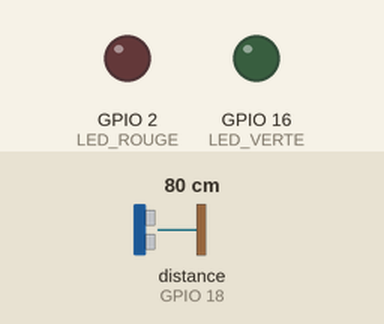
Simulated run of this sketch. Board: ESP32. Parts: output pins drawn as LEDs (lit = HIGH). Wiring (inferred from the names in the program): ultrasonic range finder: trigger GPIO 5; echo GPIO 18. The test bench sets the inputs (shaded band); at power-on: distance to the obstacle (sensor on GPIO 18) 80 cm. The echo pulse lasts 58.3 µs per cm; WiFi joins after 1.5 s; servers stay silent unless stated; uploads are accepted with an empty reply; random numbers use the default seed unless the sketch sets one; no MQTT or app messages arrive unless stated; pins used as bus, display or sensor lines are not drawn; what the sketch prints to the serial monitor is not drawn.

Above: at 2.7 s.
2.8 s: distance to the obstacle (sensor on GPIO 18) set to 23 cm
7.2 s: distance to the obstacle (sensor on GPIO 18) set to 19 cm
At 12.9 s:
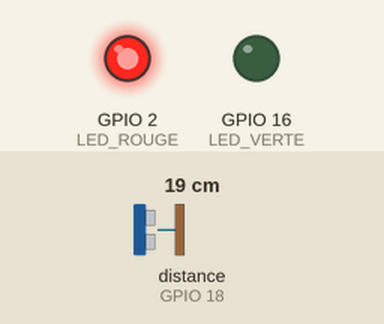
13.3 s: distance to the obstacle (sensor on GPIO 18) set to 35 cm
At 19.1 s:
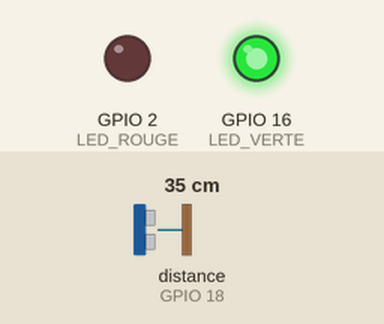
19.4 s: distance to the obstacle (sensor on GPIO 18) set to 18 cm
At 25.5 s:
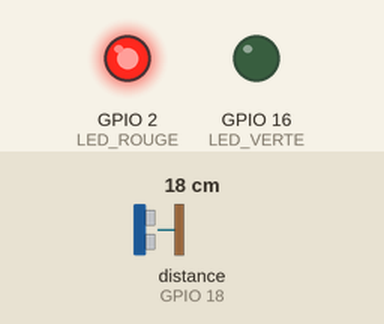
Timing chart, 0 to 26.5 s (numbered marks = the images above; inputs shaded):
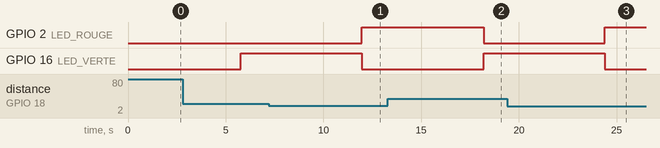

The sketch:

parking_system.ino
```cpp
#include <PubSubClient.h>
#include <WiFi.h>
#include <HTTPClient.h>

// --- Configuration Wi-Fi ---
const char* ssid          = "Orange_wifi_B6F9";
const char* password      = "";

// --- Configuration MQTT ThingsBoard ---
const char* mqtt_server   = "mqtt.thingsboard.cloud";
const char* mqtt_user     = "B8xOnADQmS2LxkBVEg1L";
const char* mqtt_password = "";
const char* mqtt_topic    = "v1/devices/me/telemetry";

// --- Définition des pins ---
#define TRIG_PIN 5
#define ECHO_PIN 18
#define LED_ROUGE 2
#define LED_VERTE 16

// --- Configuration du parking ---
#define PLACE_ID 1  // ID de la place de parking
#define DISTANCE_SEUIL 20  // Distance seuil en cm pour considérer la place comme occupée

WiFiClient espClient;
PubSubClient client(espClient);

// Configuration du serveur backend
const char* serverUrl = "http://192.168.1.114:3001";

// Fonction pour configurer la connexion WiFi
void setup_wifi() {
  WiFi.mode(WIFI_STA);
  WiFi.begin(ssid, password);
  Serial.print("Connexion au Wi-Fi");

  while (WiFi.status() != WL_CONNECTED) {
    delay(500);
    Serial.print(".");
  }

  Serial.println("\nWi-Fi connecté !");
  Serial.print("Adresse IP : ");
  Serial.println(WiFi.localIP());
}

// Fonction pour reconnecter au broker MQTT
void reconnect_mqtt() {
  Serial.print("Connexion au broker MQTT...");
  while (!client.connected()) {
    String clientId = "ESP32Client-" + String(random(0xffff), HEX);
    if (client.connect(clientId.c_str(), mqtt_user, mqtt_password)) {
      Serial.println("Connecté !");
    } else {
      Serial.print("Échec, rc=");
      Serial.print(client.state());
      Serial.println(" nouvelle tentative dans 2s...");
      delay(2000);
    }
  }
}

// Fonction pour lire la distance avec le capteur HC-SR04
float readDistanceCM() {
  digitalWrite(TRIG_PIN, LOW);
  delayMicroseconds(2);
  digitalWrite(TRIG_PIN, HIGH);
  delayMicroseconds(10);
  digitalWrite(TRIG_PIN, LOW);

  long duration = pulseIn(ECHO_PIN, HIGH, 23200L);
  if (duration == 0) {
    Serial.println("Erreur de lecture HC-SR04");
    return -1;
  }

  return (duration * 0.0343) / 2.0;
}

// Fonction pour envoyer une alerte SMS
void envoyerAlerteSMS(float distance) {
  if (WiFi.status() == WL_CONNECTED) {
    HTTPClient http;
    http.begin("http://192.168.1.114:3001/api/send-sms");
    http.addHeader("Content-Type", "application/json");

    String jsonPayload = "{\"distance\": " + String(distance) + "}";
    int httpResponseCode = http.POST(jsonPayload);

    if (httpResponseCode > 0) {
      Serial.println("✅ SMS envoyé !");
    } else {
      Serial.println("❌ Erreur SMS : " + String(httpResponseCode));
    }

    http.end();
  } else {
    Serial.println("WiFi non connecté !");
  }
}

// Fonction pour envoyer l'état au backend
void updateParkingStatus(float distance) {
  if (WiFi.status() == WL_CONNECTED) {
    HTTPClient http;

    // Construire l'URL avec l'ID de la place
    String url = String(serverUrl) + "/api/parking-spots/" + String(PLACE_ID) + "/status";

    http.begin(url);
    http.addHeader("Content-Type", "application/json");

    // Créer le JSON avec la distance
    String jsonData = "{\"distance\":" + String(distance) + "}";

    int httpCode = http.POST(jsonData);

    if (httpCode > 0) {
      String response = http.getString();
      Serial.println("Réponse du serveur: " + response);

      //start modification de claude
      // Vérifier si la place est réservée
      if (response.indexOf("\"status\":\"réservé\"") != -1 || response.indexOf("Place réservée") != -1) {
        Serial.println("Place réservée détectée");
        // Allumer la LED rouge pour les places réservées
        digitalWrite(LED_ROUGE, HIGH);
        digitalWrite(LED_VERTE, LOW);
      } else {
        // Mise à jour normale si la place n'est pas réservée
        if (distance < DISTANCE_SEUIL) {
          digitalWrite(LED_ROUGE, HIGH);
          digitalWrite(LED_VERTE, LOW);
        } else {
          digitalWrite(LED_ROUGE, LOW);
          digitalWrite(LED_VERTE, HIGH);
        }
      }
      //end modification de claude
    } else {
      Serial.println("Erreur HTTP: " + String(httpCode));
    }

    http.end();
  }
}

// Fonction pour envoyer l'alerte email via le serveur
void envoyerAlerteEmail(float distance) {
  if (WiFi.status() == WL_CONNECTED) {
    HTTPClient http;
    http.begin("http://192.168.1.114:3001/api/send-email");
    http.addHeader("Content-Type", "application/json");

    String jsonPayload = "{\"distance\": " + String(distance) + "}";
    int httpResponseCode = http.POST(jsonPayload);

    if (httpResponseCode > 0) {
      String response = http.getString();
      Serial.println("✅ Email envoyé via le serveur !");
    } else {
      Serial.println("❌ Erreur envoi email : " + String(httpResponseCode));
    }

    http.end();
  } else {
    Serial.println("WiFi non connecté !");
  }
}

// --- Publication MQTT ---
void publishDistance(float dist) {
  if (dist < 0 || !client.connected()) return;

  String etat = dist <= 10 ? "Occupe" : "Libre";
  String payloadEtat = "{\"etat\": \"" + etat + "\"}";
  String payloadDist = "{\"distance\": " + String(dist, 1) + "}";

  Serial.print("Publie état : ");
  Serial.println(payloadEtat);
  if (client.publish(mqtt_topic, payloadEtat.c_str())) {
    Serial.println("Publié avec succès (état)");
  } else {
    Serial.println("Échec de publication (état)");
  }

  Serial.print("Publie distance : ");
  Serial.println(payloadDist);
  if (client.publish(mqtt_topic, payloadDist.c_str())) {
    Serial.println("Publié avec succès (distance)");
  } else {
    Serial.println("Échec de publication (distance)");
  }
}

// --- Setup ---
void setup() {
  Serial.begin(115200);
  Serial.println("Démarrage ESP32 + HC-SR04 + MQTT");

  pinMode(TRIG_PIN, OUTPUT);
  pinMode(ECHO_PIN, INPUT);
  pinMode(LED_ROUGE, OUTPUT);
  pinMode(LED_VERTE, OUTPUT);

  digitalWrite(LED_ROUGE, LOW);
  digitalWrite(LED_VERTE, LOW);

  setup_wifi();
  client.setServer(mqtt_server, 1883);
}

// --- Boucle principale ---
void loop() {
  if (!client.connected()) {
    reconnect_mqtt();
  }
  client.loop();

  float distance = readDistanceCM();
  Serial.printf("Distance mesurée : %.1f cm\n", distance);

  if (distance > 0) {
    static unsigned long lastBackendUpdate = 0;
    if (millis() - lastBackendUpdate > 5000) { // Mise à jour toutes les 5 secondes
      lastBackendUpdate = millis();
      updateParkingStatus(distance);
    }

    static unsigned long lastEmailTime = 0;
    if (distance <= DISTANCE_SEUIL && millis() - lastEmailTime > 60000) {
      lastEmailTime = millis();
      envoyerAlerteEmail(distance);
      envoyerAlerteSMS(distance);
    }
  }

  static unsigned long lastPublish = 0;
  if (millis() - lastPublish > 10000) {
    lastPublish = millis();
    publishDistance(distance);
  }

  delay(2000);
}
```

Measured:
- the behaviour switches between 21 and 20 cm on distance to the obstacle (sensor on GPIO 18) (found by bisection; images 0 and 1)
- after the input at 7.2 s, GPIO 2 (LED_ROUGE): LOW → HIGH after 4.8 s; GPIO 16 (LED_VERTE): HIGH → LOW after 4.8 s
- after the input at 13.3 s, GPIO 2 (LED_ROUGE): HIGH → LOW after 4.9 s; GPIO 16 (LED_VERTE): LOW → HIGH after 4.9 s
- after the input at 19.4 s, GPIO 2 (LED_ROUGE): LOW → HIGH after 5.0 s; GPIO 16 (LED_VERTE): HIGH → LOW after 5.0 s
